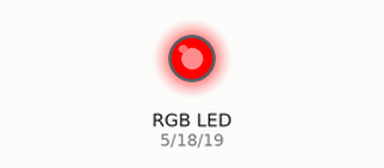
This program was run on a simulated ESP32. Shown: an RGB LED mixed from three pins (HIGH = lit). What the program prints to the serial monitor is not drawn.

Above: at 0.5 s.
At 1.5 s:
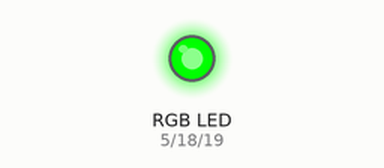
At 2.5 s:
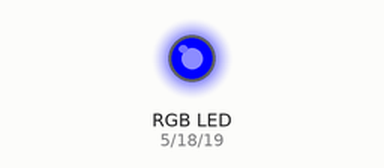
At 3.5 s:
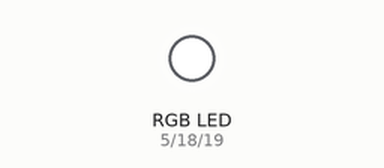
Timing chart, 0 to 5.2 s (numbered marks = the images above):
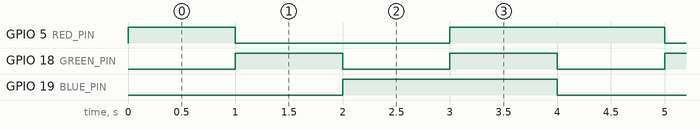

The program:

main.cpp
```cpp
 #include <Arduino.h>

// Define the GPIO pins for each color channel
const int RED_PIN   = 5;
const int GREEN_PIN = 18;
const int BLUE_PIN  = 19;

void setColor(int redState, int greenState, int blueState);

void setup() {
  // Set all color pins as OUTPUT
  Serial.begin(115200);
  Serial.println("RGB LED Test");
  pinMode(RED_PIN, OUTPUT);
  pinMode(GREEN_PIN, OUTPUT);
  pinMode(BLUE_PIN, OUTPUT);
}

void loop() {
  // 1. Display RED
  setColor(HIGH, LOW, LOW);
  delay(1000);

  // 2. Display GREEN
  setColor(LOW, HIGH, LOW);
  delay(1000);

  // 3. Display BLUE
  setColor(LOW, LOW, HIGH);
  delay(1000);

  // 4. Display WHITE (Red + Green + Blue mixed together)
  setColor(HIGH, HIGH, HIGH);
  delay(1000);
}

// Helper function to easily set the pin states
void setColor(int redState, int greenState, int blueState) {
  digitalWrite(RED_PIN, redState);
  digitalWrite(GREEN_PIN, greenState);
  digitalWrite(BLUE_PIN, blueState);
}
```

Measured:
- by itself, GPIO 5 (RED_PIN): repeats every 4.0 s: LOW 2.0 s, HIGH 2.0 s
- by itself, GPIO 18 (GREEN_PIN): alternates HIGH for 1.0 s and LOW for 1.0 s
- by itself, GPIO 19 (BLUE_PIN): alternates HIGH for 2.0 s and LOW for 2.0 s
